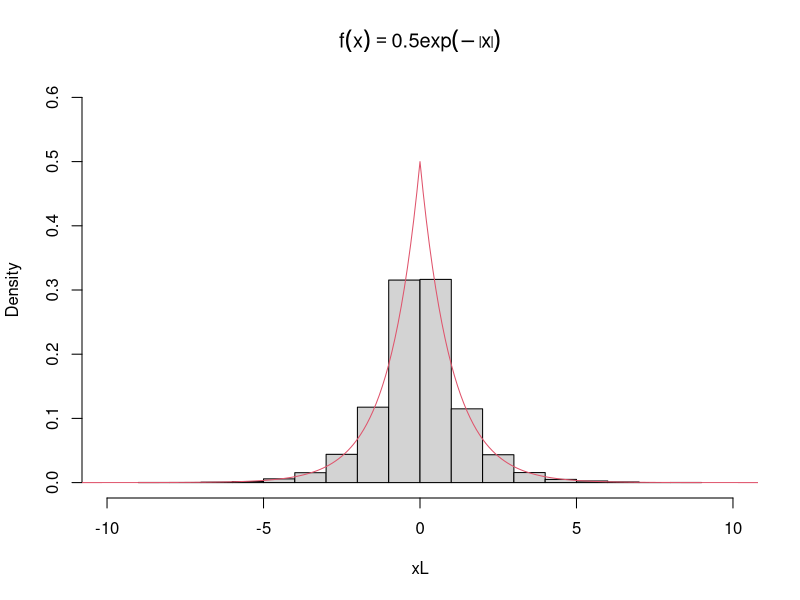
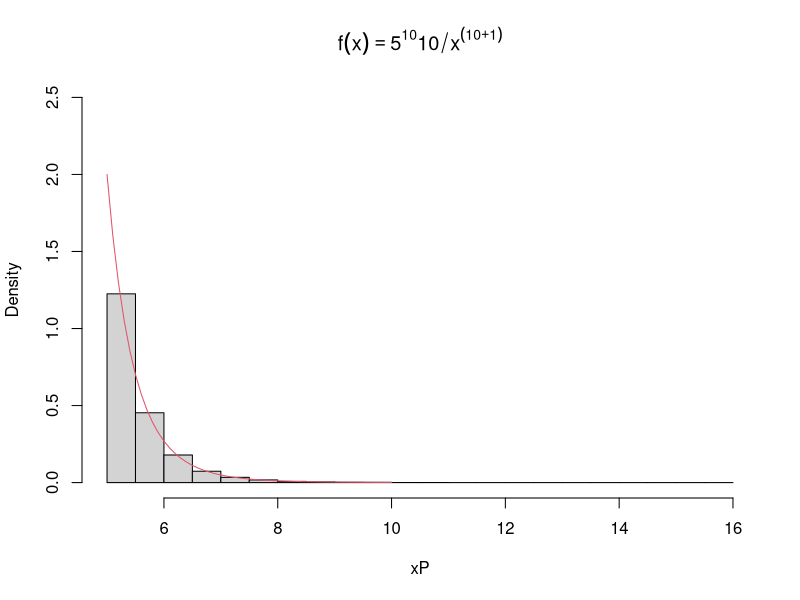
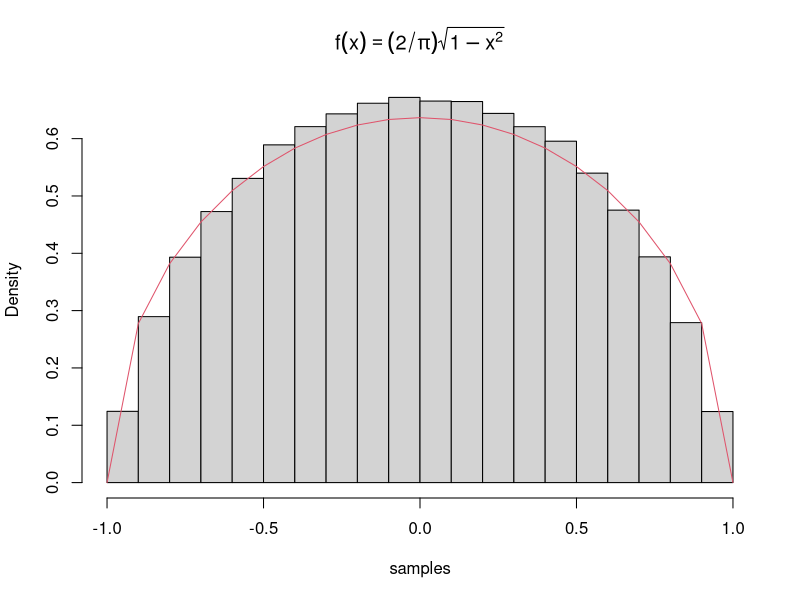

Generate these figures, in order, with R:
## ---- chunk 1
knitr::opts_chunk$set(echo = TRUE,warning = FALSE,message = FALSE)
## ---- chunk 2
#Your R codes/functions
library(ggplot2)
set.seed(2022)
n=1e4
U<-runif(n)
# inverse CDF
xL = (U<0.5)*log(2*U)-(U>=0.5)*log(2-2*U)
# the histogram of inverse CDF samples and Laplace distribution
hist(xL,probability = T,main = bquote(f(x) == 0.5*exp(-abs(x))),xlim = c(-10,10),ylim = c(0,0.6))
yL <- seq(-1e4,1e4,0.1)
lines(yL,0.5*exp(-abs(yL)),col=2)
## ---- chunk 3
#Your R codes/functions 
set.seed(2022)
n=1e5
Up<-runif(n)
# generating N random samples directly from Pareto(2,20) (parameters are tuned in order to make the stacked histogram readable)
alphaP <- 5
gammaP <- 10
# now using the inverse CDF method
xP = alphaP/(1-Up)^(1/gammaP)
# the histogram of inverse CDF samples and samples from Laplace distribution
hist(xP,probability = T,main = bquote(f(x) == 5^10*10/x^(10+1)),ylim = c(0,gammaP/alphaP*5/4))
yP <- seq(alphaP,10,0.1)
lines(yP,(gammaP*alphaP^gammaP)/(yP^(gammaP+1)),col=2)
## ---- chunk 4
#Your R codes/functions 
# First, create a function to calculate the pdf of x with input parameter beta and Uniform samples xs
targetdens <- function(beta,x){
  return((2/pi*(beta^2))*((beta^2-x^2)^1/2))
}

convdens <- function(beta,x){
  return(runif(length(x), min = -beta, max = beta))
}
# And the accept-rejection algorithm
myAccrej <- function(M, x, beta){
  U = runif(length(x))
  selected = x[U <= (targetdens(beta,x) / (M * convdens(beta,x)))]
  return(selected)
}

# Start sampling
set.seed(2022)
Beta = 1
M = (4*Beta)/pi
xT = runif(1e6,-Beta,Beta)
samp = myAccrej(M=M,xT,Beta)

# plot the sample histogram and the density curve, the plot shows that the shape of these two distributions are very close
hist(samp, prob=T,xlab = "samples", main = bquote(f(x) == (2/pi)*sqrt(1-x^2)) )
yT <- seq(-1,1,0.1)
lines(yT,(2/pi)*sqrt(1-yT^2),col=2)
